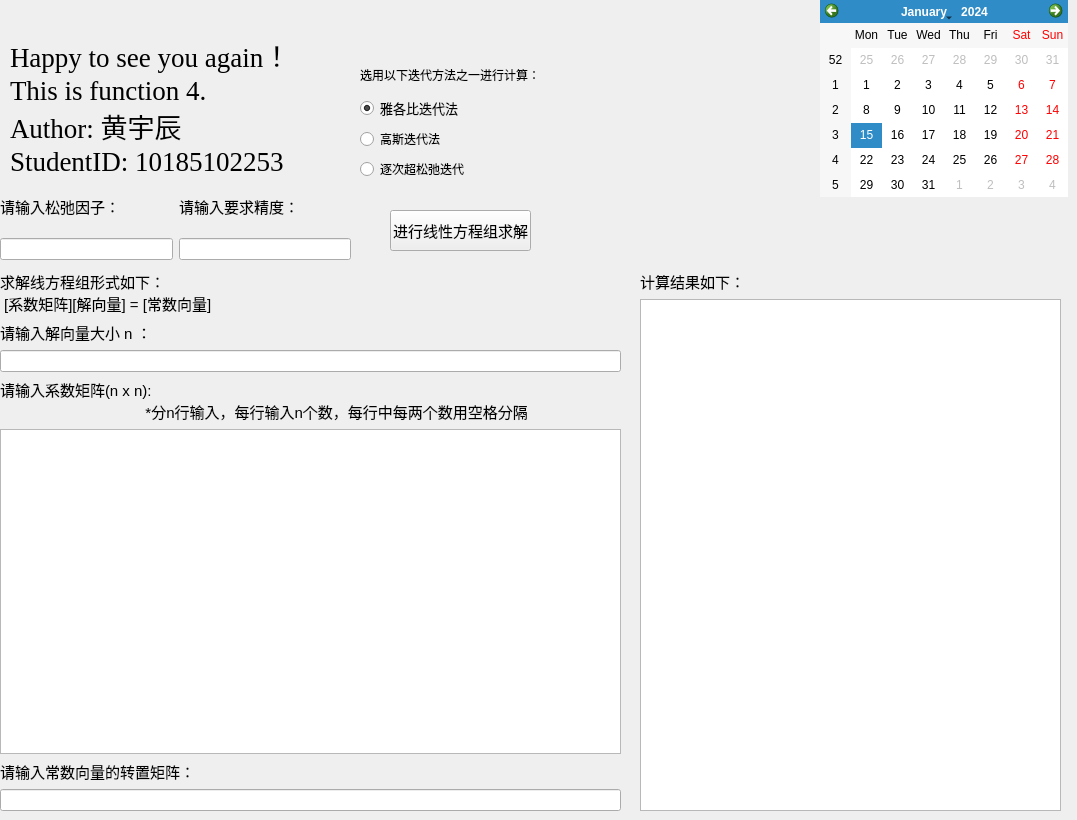
    <widget class="QWidget" name="tab_4">
     <attribute name="title">
      <string>线方程组的迭代解法</string>
     </attribute>
     <widget class="QLabel" name="label_41">
      <property name="geometry">
       <rect>
        <x>10</x>
        <y>30</y>
        <width>391</width>
        <height>151</height>
       </rect>
      </property>
      <property name="font">
       <font>
        <family>Times New Roman</family>
        <pointsize>20</pointsize>
       </font>
      </property>
      <property name="cursor">
       <cursorShape>ForbiddenCursor</cursorShape>
      </property>
      <property name="text">
       <string>Happy to see you again！
This is function 4.
Author: 黄宇辰
StudentID: 10185102253</string>
      </property>
     </widget>
     <widget class="QWidget" name="verticalLayoutWidget_9">
      <property name="geometry">
       <rect>
        <x>360</x>
        <y>60</y>
        <width>267</width>
        <height>121</height>
       </rect>
      </property>
      <layout class="QVBoxLayout" name="verticalLayout_9">
       <item>
        <widget class="QLabel" name="label_42">
         <property name="text">
          <string>选用以下迭代方法之一进行计算：</string>
         </property>
        </widget>
       </item>
       <item>
        <widget class="QRadioButton" name="radioButton_6">
         <property name="font">
          <font>
           <pointsize>10</pointsize>
          </font>
         </property>
         <property name="autoFillBackground">
          <bool>false</bool>
         </property>
         <property name="text">
          <string>雅各比迭代法</string>
         </property>
         <property name="checked">
          <bool>true</bool>
         </property>
        </widget>
       </item>
       <item>
        <widget class="QRadioButton" name="radioButton_10">
         <property name="text">
          <string>高斯迭代法</string>
         </property>
        </widget>
       </item>
       <item>
        <widget class="QRadioButton" name="radioButton_11">
         <property name="text">
          <string>逐次超松弛迭代</string>
         </property>
        </widget>
       </item>
      </layout>
     </widget>
     <widget class="QWidget" name="verticalLayoutWidget_10">
      <property name="geometry">
       <rect>
        <x>0</x>
        <y>270</y>
        <width>621</width>
        <height>541</height>
       </rect>
      </property>
      <layout class="QVBoxLayout" name="verticalLayout_10">
       <item>
        <widget class="QLabel" name="label_43">
         <property name="font">
          <font>
           <pointsize>11</pointsize>
          </font>
         </property>
         <property name="text">
          <string>求解线方程组形式如下：
 [系数矩阵][解向量] = [常数向量]</string>
         </property>
        </widget>
       </item>
       <item>
        <widget class="QLabel" name="label_44">
         <property name="font">
          <font>
           <pointsize>11</pointsize>
          </font>
         </property>
         <property name="text">
          <string>请输入解向量大小 n ：</string>
         </property>
        </widget>
       </item>
       <item>
        <widget class="QLineEdit" name="lineEdit_11"/>
       </item>
       <item>
        <widget class="QLabel" name="label_45">
         <property name="font">
          <font>
           <pointsize>11</pointsize>
          </font>
         </property>
         <property name="text">
          <string>请输入系数矩阵(n x n):             
                                   *分n行输入，每行输入n个数，每行中每两个数用空格分隔</string>
         </property>
        </widget>
       </item>
       <item>
        <widget class="QTextEdit" name="textEdit_2"/>
       </item>
       <item>
        <widget class="QLabel" name="label_46">
         <property name="font">
          <font>
           <pointsize>11</pointsize>
          </font>
         </property>
         <property name="text">
          <string>请输入常数向量的转置矩阵：</string>
         </property>
        </widget>
       </item>
       <item>
        <widget class="QLineEdit" name="lineEdit_12"/>
       </item>
      </layout>
     </widget>
     <widget class="QWidget" name="verticalLayoutWidget_11">
      <property name="geometry">
       <rect>
        <x>640</x>
        <y>270</y>
        <width>421</width>
        <height>541</height>
       </rect>
      </property>
      <layout class="QVBoxLayout" name="verticalLayout_11">
       <item>
        <widget class="QLabel" name="label_47">
         <property name="font">
          <font>
           <pointsize>11</pointsize>
          </font>
         </property>
         <property name="frameShape">
          <enum>QFrame::NoFrame</enum>
         </property>
         <property name="frameShadow">
          <enum>QFrame::Plain</enum>
         </property>
         <property name="text">
          <string>计算结果如下：</string>
         </property>
        </widget>
       </item>
       <item>
        <widget class="QTextBrowser" name="textBrowser_2"/>
       </item>
      </layout>
     </widget>
     <widget class="QCalendarWidget" name="calendarWidget_4">
      <property name="geometry">
       <rect>
        <x>820</x>
        <y>0</y>
        <width>248</width>
        <height>197</height>
       </rect>
      </property>
     </widget>
     <widget class="QWidget" name="gridLayoutWidget">
      <property name="geometry">
       <rect>
        <x>0</x>
        <y>180</y>
        <width>351</width>
        <height>80</height>
       </rect>
      </property>
      <layout class="QGridLayout" name="gridLayout">
       <item row="0" column="0">
        <widget class="QLabel" name="label_48">
         <property name="font">
          <font>
           <pointsize>11</pointsize>
          </font>
         </property>
         <property name="text">
          <string>请输入松弛因子：</string>
         </property>
        </widget>
       </item>
       <item row="1" column="0">
        <widget class="QLineEdit" name="lineEdit_13"/>
       </item>
       <item row="0" column="1">
        <widget class="QLabel" name="label_49">
         <property name="font">
          <font>
           <pointsize>11</pointsize>
          </font>
         </property>
         <property name="text">
          <string>请输入要求精度：</string>
         </property>
        </widget>
       </item>
       <item row="1" column="1">
        <widget class="QLineEdit" name="lineEdit_14"/>
       </item>
      </layout>
     </widget>
     <widget class="QPushButton" name="pushButton_4">
      <property name="geometry">
       <rect>
        <x>390</x>
        <y>210</y>
        <width>141</width>
        <height>41</height>
       </rect>
      </property>
      <property name="font">
       <font>
        <pointsize>11</pointsize>
       </font>
      </property>
      <property name="text">
       <string>进行线性方程组求解</string>
      </property>
     </widget>
    </widget>
